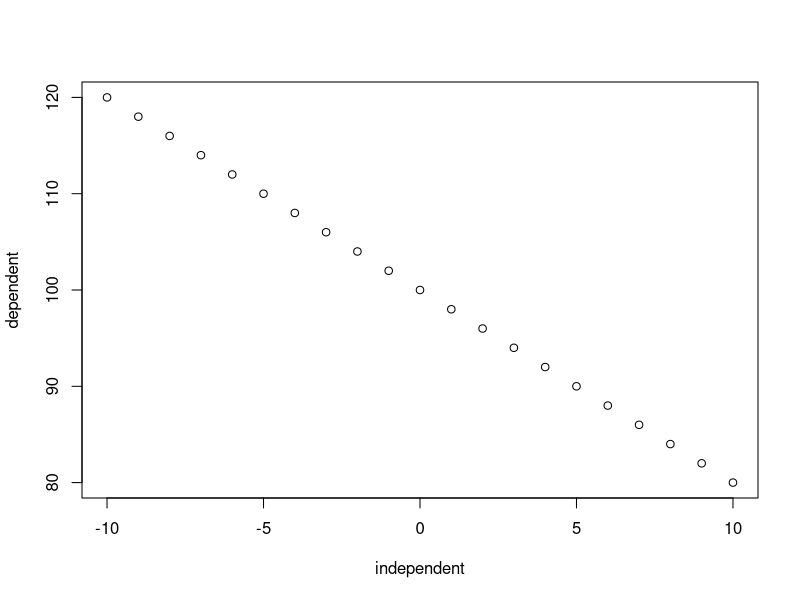
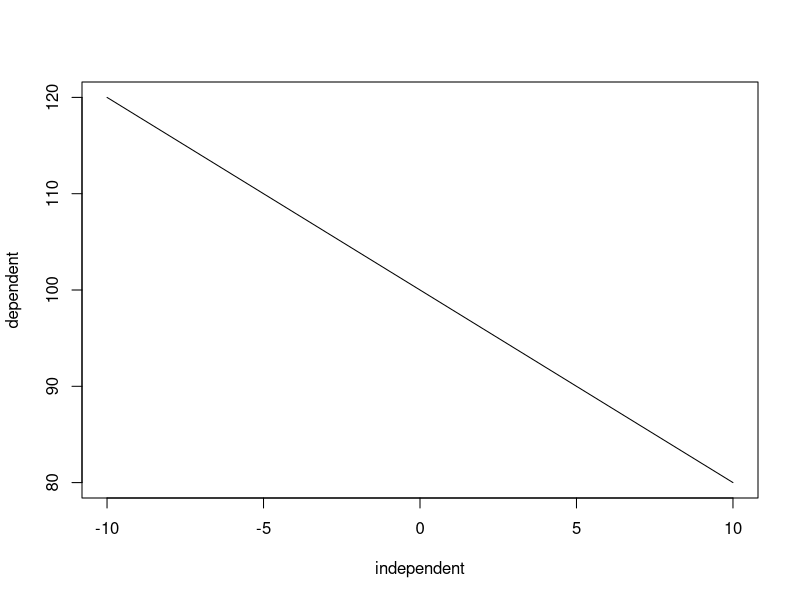

The R source for these figures, in order:
#example r scripts
#this makes a line

x <- -10:10
b <- -2
a <- 100
y <- b * x + a

plot(x, y, xlab = "independent", ylab = "dependent")

plot(x, y, xlab = "independent", ylab = "dependent", type = "l")
